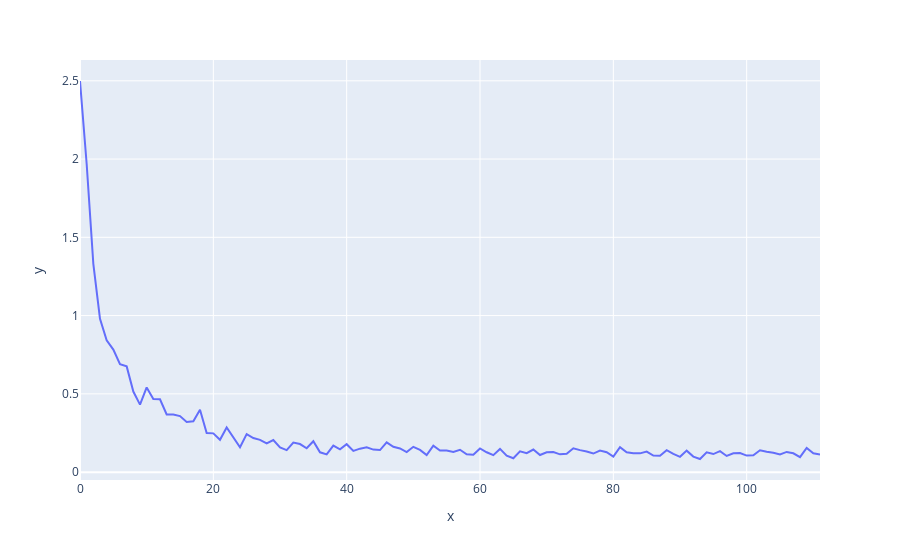

Notebook code for this chart:
### Code cell
loss_train_values = []
for i in range (0, len(loss_train), 100 ):
    loss_train_values.append (loss_train[i].item())
px.line ( x = range (len(loss_train_values)), y = loss_train_values )
